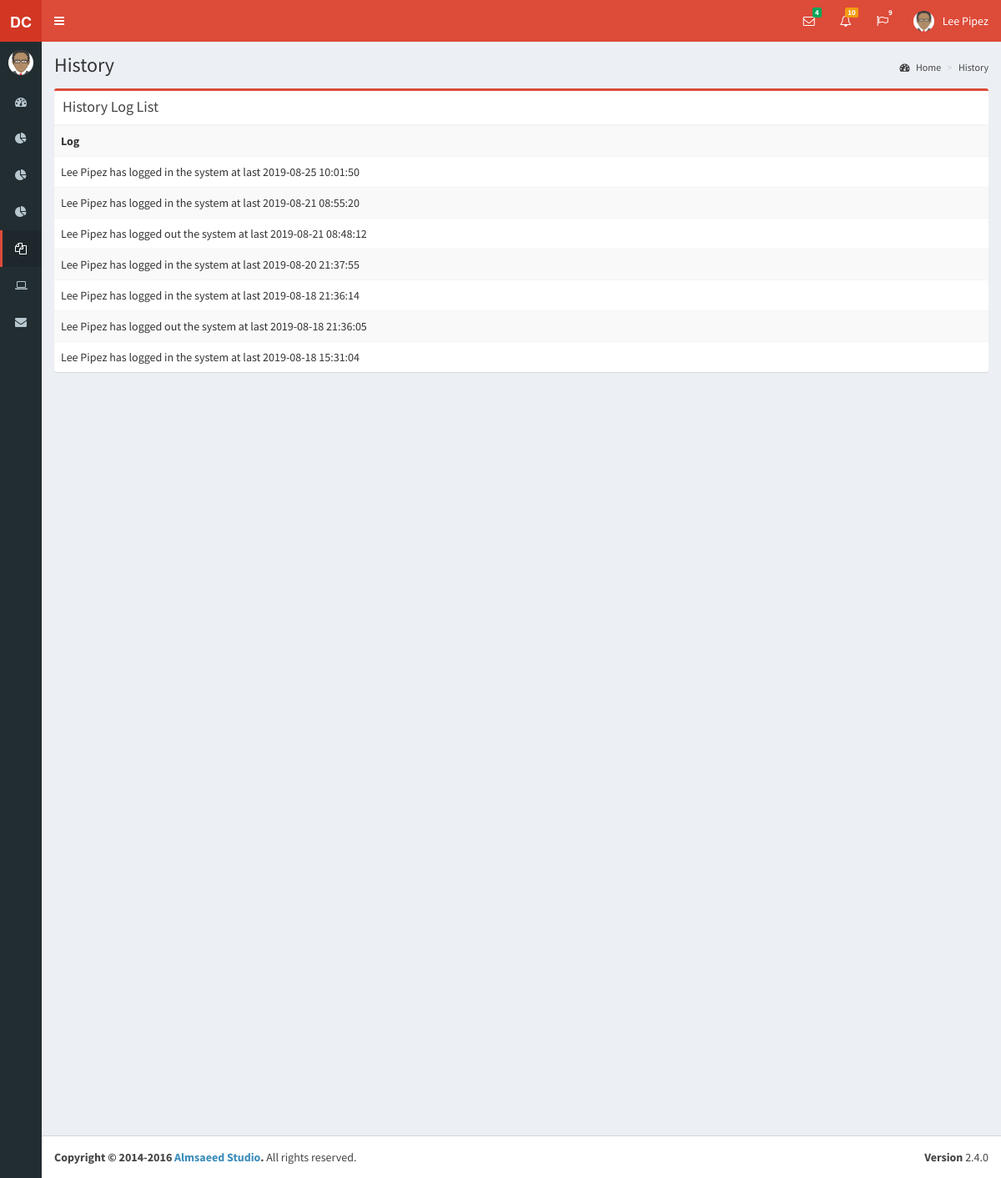
The app's page /pages/history.php (signed in) with its own data.
### tables this page shows
CREATE TABLE `history_log` (
  `history_log_id` int(11) NOT NULL,
  `user_id` int(11) NOT NULL,
  `action` varchar(500) NOT NULL,
  `date` datetime NOT NULL
);

CREATE TABLE `user` (
  `user_id` int(11) NOT NULL,
  `name` varchar(30) NOT NULL,
  `username` varchar(30) NOT NULL,
  `password` varchar(100) NOT NULL,
  `type` varchar(30) NOT NULL
);

### pages/history.php (the view, shortened to what this page needs)
<!DOCTYPE html>
<html>
<?php include "../dist/includes/head.php";?>
<body class="hold-transition skin-red sidebar-collapse sidebar-mini">
<div class="wrapper">
  <?php include "../dist/includes/header.php";?>
  <?php include "../dist/includes/aside.php";?>
  <div class="content-wrapper">
    <section class="content-header">
      <h1>
        History
      </h1>
      <ol class="breadcrumb">
        <li><a href="#"><i class="fa fa-dashboard"></i> Home</a></li>
        <li><a href="#">History</a></li>
      </ol>
    </section>
    <section class="content">
      <div class="row">
        <div class="col-md-12">
          <div class="box box-danger">
            <div class="box-header with-border">
              <h3 class="box-title">History Log List</h3>
            </div>
            <table class="table table-striped">
                <tbody>
                <tr>
                  <th>Log</th>
                </tr>
      <?php
       include('../dist/includes/dbcon.php');
        $query=mysqli_query($con,"select * from history_log natural join user order by date DESC")or die(mysqli_error());
          while($row=mysqli_fetch_array($query)){
      ?>
                <tr>
                  <td><?php echo $row['name']." ".$row['action']." last ".$row['date'];?></td>
                </tr>
                <div id="update<?php echo $row['prod_id'];?>" class="modal fade in" tabindex="-1" role="dialog" aria-labelledby="myModalLabel" aria-hidden="true" style="display: none;">
      <?php }?>
              </tbody></table>
          </div>
        </div>
    </div>
    </section>
  </div>
  <footer class="main-footer">
    <div class="pull-right hidden-xs">
      <b>Version</b> 2.4.0
    </div>
    <strong>Copyright &copy; 2014-2016 <a href="https://adminlte.io">Almsaeed Studio</a>.</strong> All rights
    reserved.
  </footer>
</div>
</body>
</html>

### records on screen
history_log: user.name "Lee Pipez", action "has logged in the system at", date "2019-08-25 10:01:50"
history_log: user.name "Lee Pipez", action "has logged in the system at", date "2019-08-21 08:55:20"
history_log: user.name "Lee Pipez", action "has logged out the system at", date "2019-08-21 08:48:12"
history_log: user.name "Lee Pipez", action "has logged in the system at", date "2019-08-20 21:37:55"
history_log: user.name "Lee Pipez", action "has logged in the system at", date "2019-08-18 21:36:14"
history_log: user.name "Lee Pipez", action "has logged out the system at", date "2019-08-18 21:36:05"
history_log: user.name "Lee Pipez", action "has logged in the system at", date "2019-08-18 15:31:04"

### other values on screen
$_SESSION['name'] "Lee Pipez"
